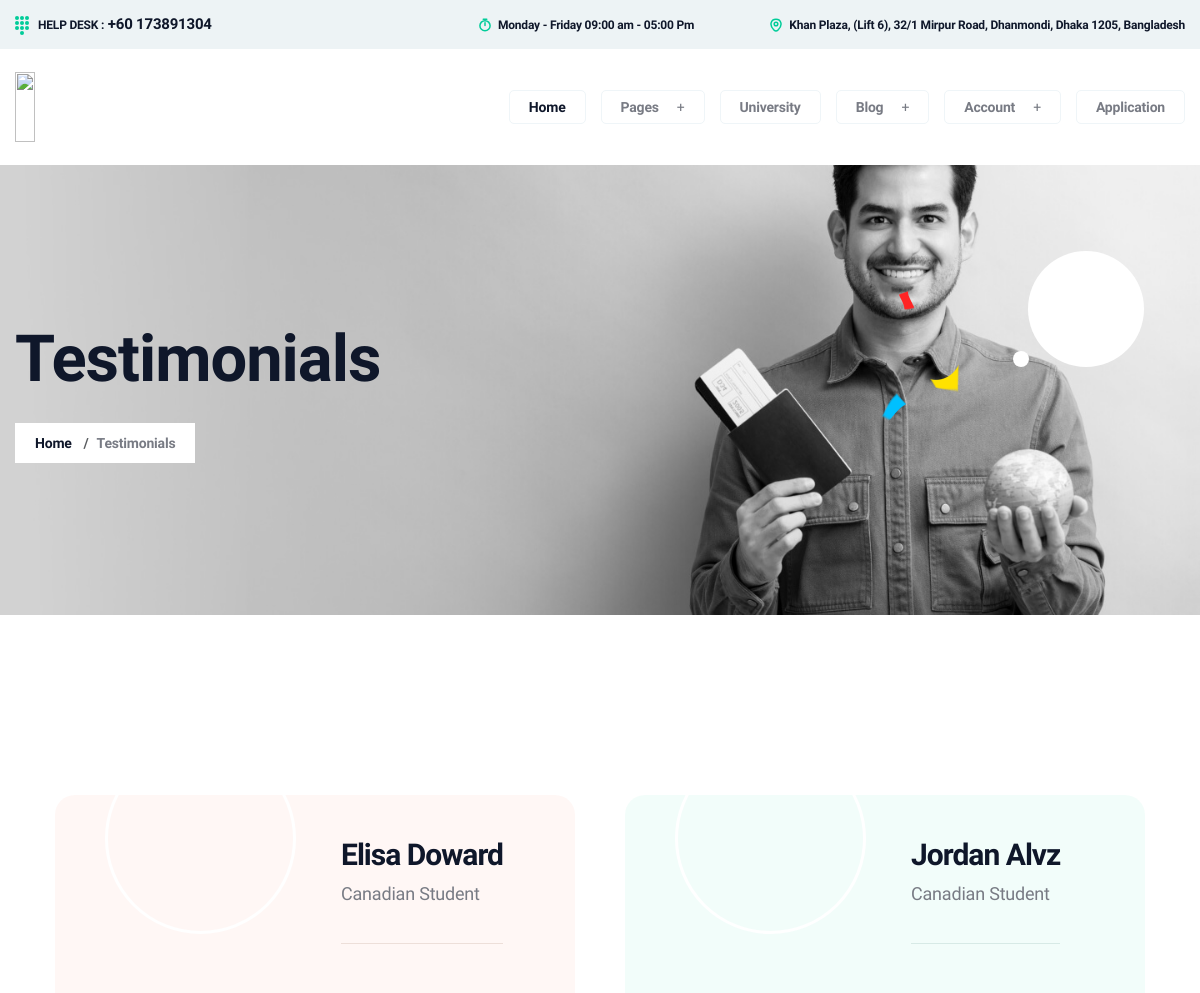
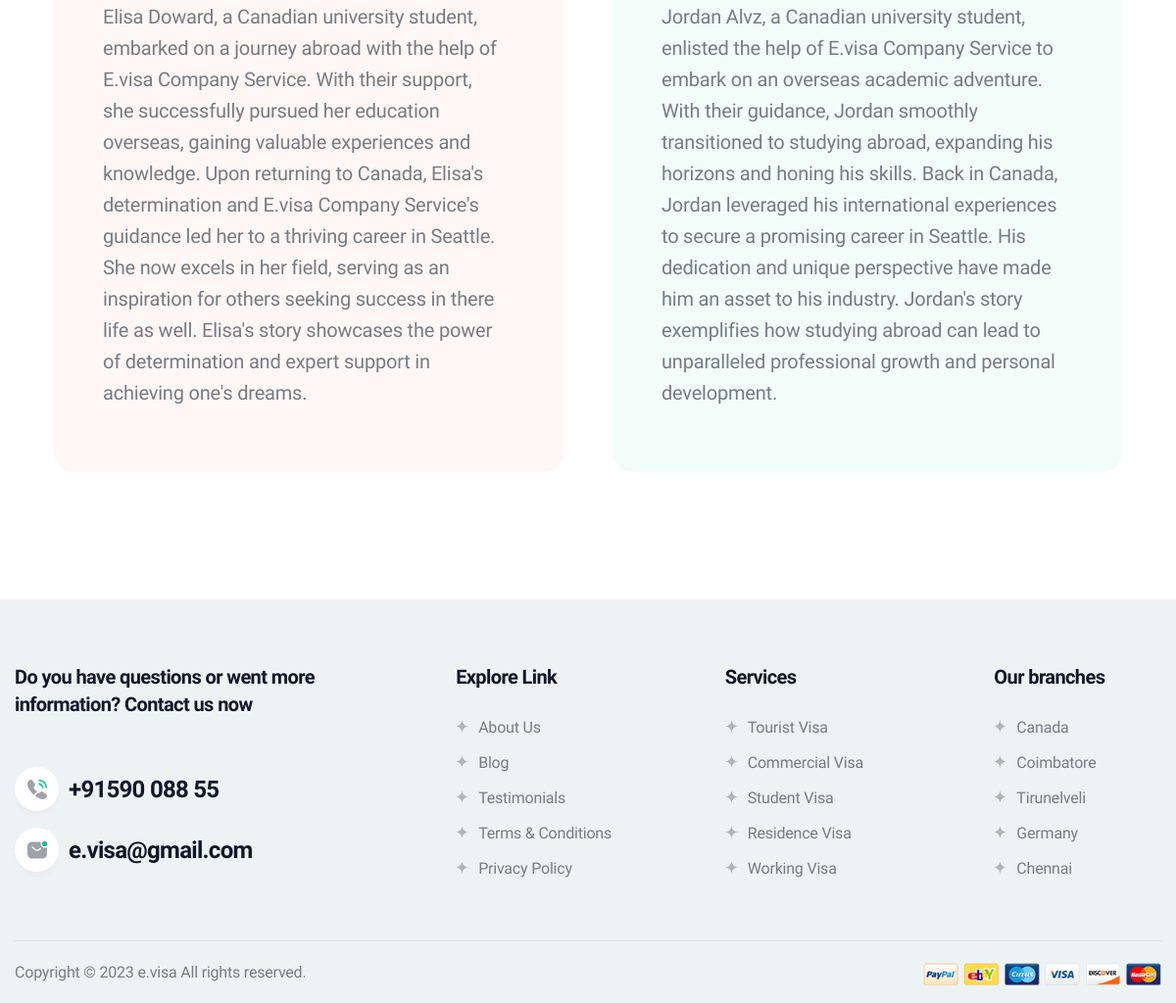
The page /testimonial/ on the database as committed earlier (2 pictures, top to bottom).
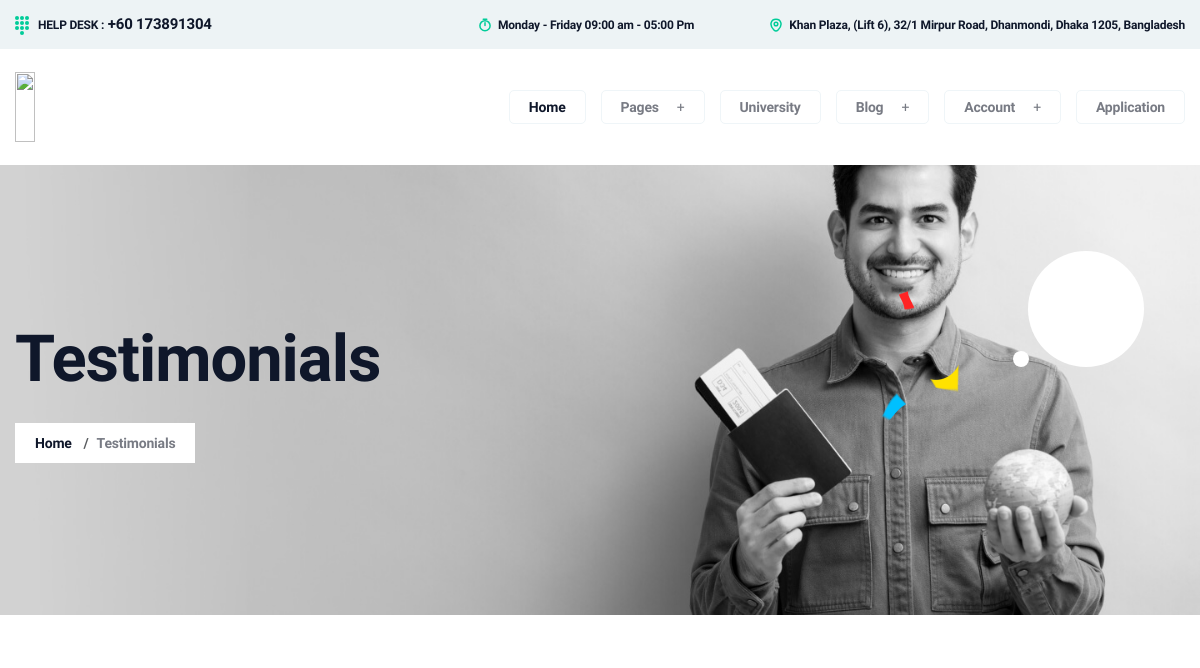
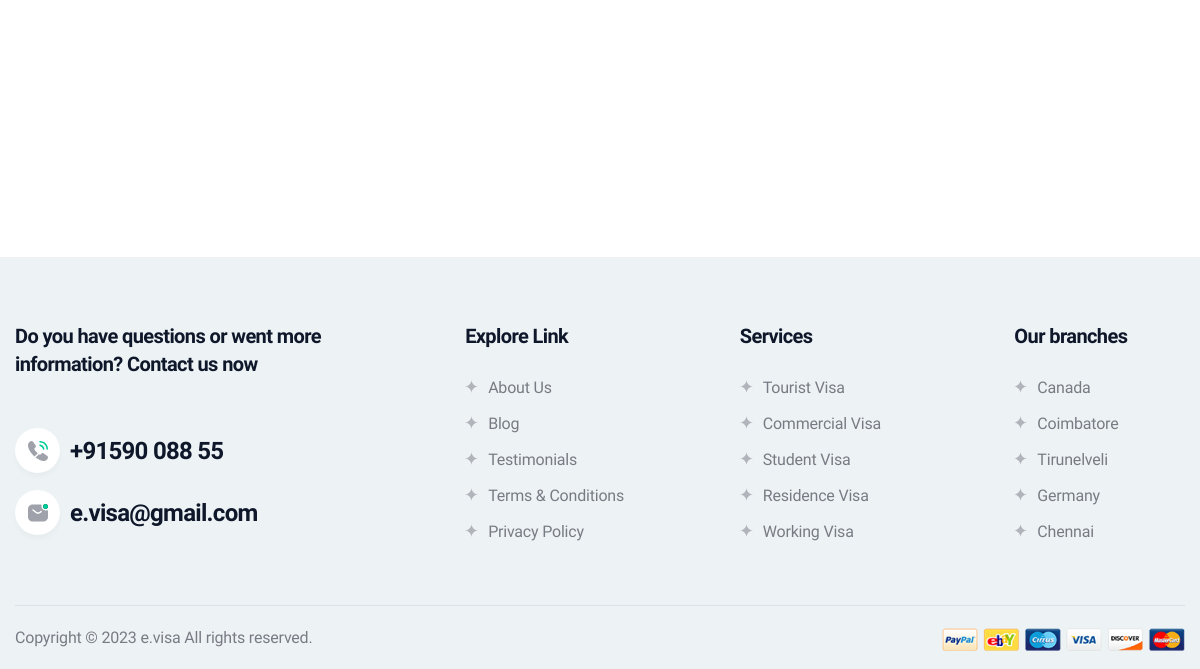
The same page on the database as committed later (2 pictures, top to bottom).
### core/models.py (models this page shows, shortened)
class Testimonial(models.Model):
    name = models.CharField(max_length=255)
    designation = models.CharField(max_length=255)
    avatar = models.ImageField(upload_to='testimonials/avatars/')
    content = models.TextField()
    class Meta:
        verbose_name = 'Testimonial'
        verbose_name_plural = '  Testimonials'

### core/views.py (the view)
# urls.py: path('testimonial/', views.testimonial, name="testimonial"),
def testimonial(request):
    testimonials = Testimonial.objects.all()
    styles = [f'style-{i}' for i in range(1, 8)]
    for index, testimonial in enumerate(testimonials):
        testimonial.style_class = styles[index % len(styles)]
    context = {
        'testimonials' : testimonials
    }
    return render(request, 'root/testimonial.html', context)

### templates/root/testimonial.html (shortened to what this page needs)
{% extends 'root/partial/base.html' %}
{% load static %}
{% block content %}
        <section class="breadcrumb pos-rel bg_img" data-background="{% static '/root/assets/img/bg/breadcrumb_bg.jpg' %}">
            <div class="container">
                <div class="breadcrumb__content">
                    <h2 class="breadcrumb__title">Testimonials</h2>
                    <ul class="breadcrumb__list clearfix">
                        <li class="breadcrumb-item"><a href="{% url 'core:index' %}">Home</a></li>
                        <li class="breadcrumb-item">Testimonials </li>
                    </ul>
                </div>
            </div>
            <div class="breadcrumb__circle">
                <span class="big" data-parallax='{"y" : 100, "scale" : 0.1}'></span>
                <span class="small" data-parallax='{"y" : 100, "scale" : 0.1}'></span>
            </div>
            <div class="breadcrumb__shape">
                <div class="shape shape--2">
                    <div class="shape-inner" data-parallax='{"x":50,"y":-90}'>
                        <img src="{% static '/root/assets/img/shape/br_shape2.png' %}" alt="">
                    </div>
                </div>
            </div>
        </section>
<section class="testimonial pt-180 pb-130">
    <div class="container">
        <div class="xb-testimonial__masonry">
            <div class="row grid mt-none-100">
                {% for testimonial in testimonials %}
                <div class="col-lg-6 grid-item mt-100">
                    <div class="xb-testimonial3 {{testimonial.style_class}}">
                        <div class="xb-item--inner">
                            <div class="xb-item--author-info ul_li mb-40">
                                <div class="xb-item--avatar">
                                </div>
                                <div class="xb-item--author">
                                    <h3 class="xb-item--name">{{testimonial.name}}</h3>
                                    <span class="xb-item--desig">{{testimonial.designation}}</span>
                                </div>
                            </div>
                            <div class="xb-item--content">
                                <p>{{testimonial.content}}</p>
                            </div>
                        </div>
                    </div>
                </div>
                {% endfor %}
            </div>
        </div>
    </div>
</section>
{% endblock %}

Rows that differ between the two databases and show on the page:
removed Testimonial: name "Elisa Doward", designation "Canadian Student", content "Elisa Doward, a Canadian university student, embarked on a journey abroad with the help of E.visa Company Service. With their support, she successfully pursued her education overseas, gaining valuable experiences and knowledge. Upon returning to Canada, Elisa's determination and E.visa Company Service's guidance led her to a thriving career in Seattle. She now excels in her field, serving as an inspiration for others seeking success in there life as well. Elisa's story showcases the power of determination and expert support in achieving one's dreams."
removed Testimonial: name "Jordan Alvz", designation "Canadian Student", content "Jordan Alvz, a Canadian university student, enlisted the help of E.visa Company Service to embark on an overseas academic adventure. With their guidance, Jordan smoothly transitioned to studying abroad, expanding his horizons and honing his skills. Back in Canada, Jordan leveraged his international experiences to secure a promising career in Seattle. His dedication and unique perspective have made him an asset to his industry. Jordan's story exemplifies how studying abroad can lead to unparalleled professional growth and personal development."
